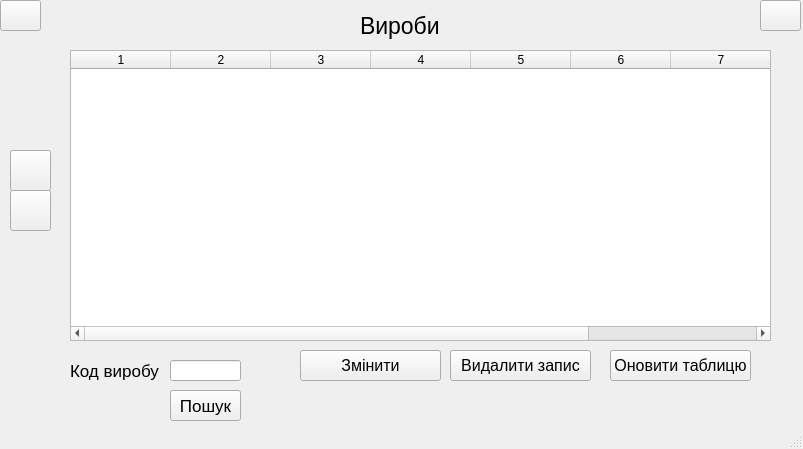
<?xml version="1.0" encoding="UTF-8"?>
<ui version="4.0">
 <class>MainWindow</class>
 <widget class="QMainWindow" name="MainWindow">
  <property name="geometry">
   <rect>
    <x>0</x>
    <y>0</y>
    <width>803</width>
    <height>449</height>
   </rect>
  </property>
  <property name="windowTitle">
   <string>MainWindow</string>
  </property>
  <widget class="QWidget" name="centralwidget">
   <widget class="QPushButton" name="delete_button">
    <property name="geometry">
     <rect>
      <x>450</x>
      <y>350</y>
      <width>141</width>
      <height>31</height>
     </rect>
    </property>
    <property name="font">
     <font>
      <pointsize>12</pointsize>
     </font>
    </property>
    <property name="text">
     <string>Видалити запис</string>
    </property>
   </widget>
   <widget class="QPushButton" name="exit_button">
    <property name="geometry">
     <rect>
      <x>760</x>
      <y>0</y>
      <width>41</width>
      <height>31</height>
     </rect>
    </property>
    <property name="font">
     <font>
      <pointsize>2</pointsize>
     </font>
    </property>
    <property name="text">
     <string/>
    </property>
    <property name="icon">
     <iconset resource="../resources.qrc">
      <normaloff>:/newPrefix/assets/exit.png</normaloff>:/newPrefix/assets/exit.png</iconset>
    </property>
    <property name="iconSize">
     <size>
      <width>25</width>
      <height>25</height>
     </size>
    </property>
   </widget>
   <widget class="QPushButton" name="update_button">
    <property name="geometry">
     <rect>
      <x>610</x>
      <y>350</y>
      <width>141</width>
      <height>31</height>
     </rect>
    </property>
    <property name="font">
     <font>
      <pointsize>12</pointsize>
     </font>
    </property>
    <property name="text">
     <string>Оновити таблицю</string>
    </property>
   </widget>
   <widget class="QPushButton" name="up_button">
    <property name="geometry">
     <rect>
      <x>10</x>
      <y>150</y>
      <width>41</width>
      <height>41</height>
     </rect>
    </property>
    <property name="font">
     <font>
      <pointsize>13</pointsize>
     </font>
    </property>
    <property name="text">
     <string/>
    </property>
    <property name="icon">
     <iconset resource="../resources.qrc">
      <normaloff>:/newPrefix/assets/up_arrow.png</normaloff>:/newPrefix/assets/up_arrow.png</iconset>
    </property>
    <property name="iconSize">
     <size>
      <width>30</width>
      <height>30</height>
     </size>
    </property>
   </widget>
   <widget class="QLabel" name="label_2">
    <property name="geometry">
     <rect>
      <x>70</x>
      <y>360</y>
      <width>111</width>
      <height>21</height>
     </rect>
    </property>
    <property name="font">
     <font>
      <pointsize>13</pointsize>
     </font>
    </property>
    <property name="text">
     <string>Код виробу</string>
    </property>
   </widget>
   <widget class="QPushButton" name="down_button">
    <property name="geometry">
     <rect>
      <x>10</x>
      <y>190</y>
      <width>41</width>
      <height>41</height>
     </rect>
    </property>
    <property name="text">
     <string/>
    </property>
    <property name="icon">
     <iconset resource="../resources.qrc">
      <normaloff>:/newPrefix/assets/down_arrow.png</normaloff>:/newPrefix/assets/down_arrow.png</iconset>
    </property>
    <property name="iconSize">
     <size>
      <width>30</width>
      <height>30</height>
     </size>
    </property>
   </widget>
   <widget class="QPushButton" name="back_button">
    <property name="geometry">
     <rect>
      <x>0</x>
      <y>0</y>
      <width>41</width>
      <height>31</height>
     </rect>
    </property>
    <property name="font">
     <font>
      <pointsize>2</pointsize>
     </font>
    </property>
    <property name="text">
     <string/>
    </property>
    <property name="icon">
     <iconset resource="../resources.qrc">
      <normaloff>:/newPrefix/assets/arrow.png</normaloff>:/newPrefix/assets/arrow.png</iconset>
    </property>
    <property name="iconSize">
     <size>
      <width>25</width>
      <height>25</height>
     </size>
    </property>
   </widget>
   <widget class="QLineEdit" name="find_field">
    <property name="geometry">
     <rect>
      <x>170</x>
      <y>360</y>
      <width>71</width>
      <height>21</height>
     </rect>
    </property>
    <property name="font">
     <font>
      <pointsize>10</pointsize>
     </font>
    </property>
   </widget>
   <widget class="QLabel" name="label">
    <property name="geometry">
     <rect>
      <x>360</x>
      <y>10</y>
      <width>111</width>
      <height>31</height>
     </rect>
    </property>
    <property name="font">
     <font>
      <pointsize>17</pointsize>
     </font>
    </property>
    <property name="text">
     <string>Вироби</string>
    </property>
   </widget>
   <widget class="QTableWidget" name="tableWidget">
    <property name="geometry">
     <rect>
      <x>70</x>
      <y>50</y>
      <width>701</width>
      <height>291</height>
     </rect>
    </property>
    <property name="columnCount">
     <number>8</number>
    </property>
    <attribute name="verticalHeaderVisible">
     <bool>false</bool>
    </attribute>
    <column/>
    <column/>
    <column/>
    <column/>
    <column/>
    <column/>
    <column/>
    <column/>
   </widget>
   <widget class="QPushButton" name="edit_button">
    <property name="geometry">
     <rect>
      <x>300</x>
      <y>350</y>
      <width>141</width>
      <height>31</height>
     </rect>
    </property>
    <property name="font">
     <font>
      <pointsize>12</pointsize>
     </font>
    </property>
    <property name="text">
     <string>Змінити</string>
    </property>
   </widget>
   <widget class="QPushButton" name="find_button">
    <property name="geometry">
     <rect>
      <x>170</x>
      <y>390</y>
      <width>71</width>
      <height>31</height>
     </rect>
    </property>
    <property name="font">
     <font>
      <pointsize>13</pointsize>
     </font>
    </property>
    <property name="text">
     <string>Пошук</string>
    </property>
   </widget>
  </widget>
  <widget class="QStatusBar" name="statusbar"/>
 </widget>
 <resources>
  <include location="../resources.qrc"/>
 </resources>
 <connections/>
</ui>
